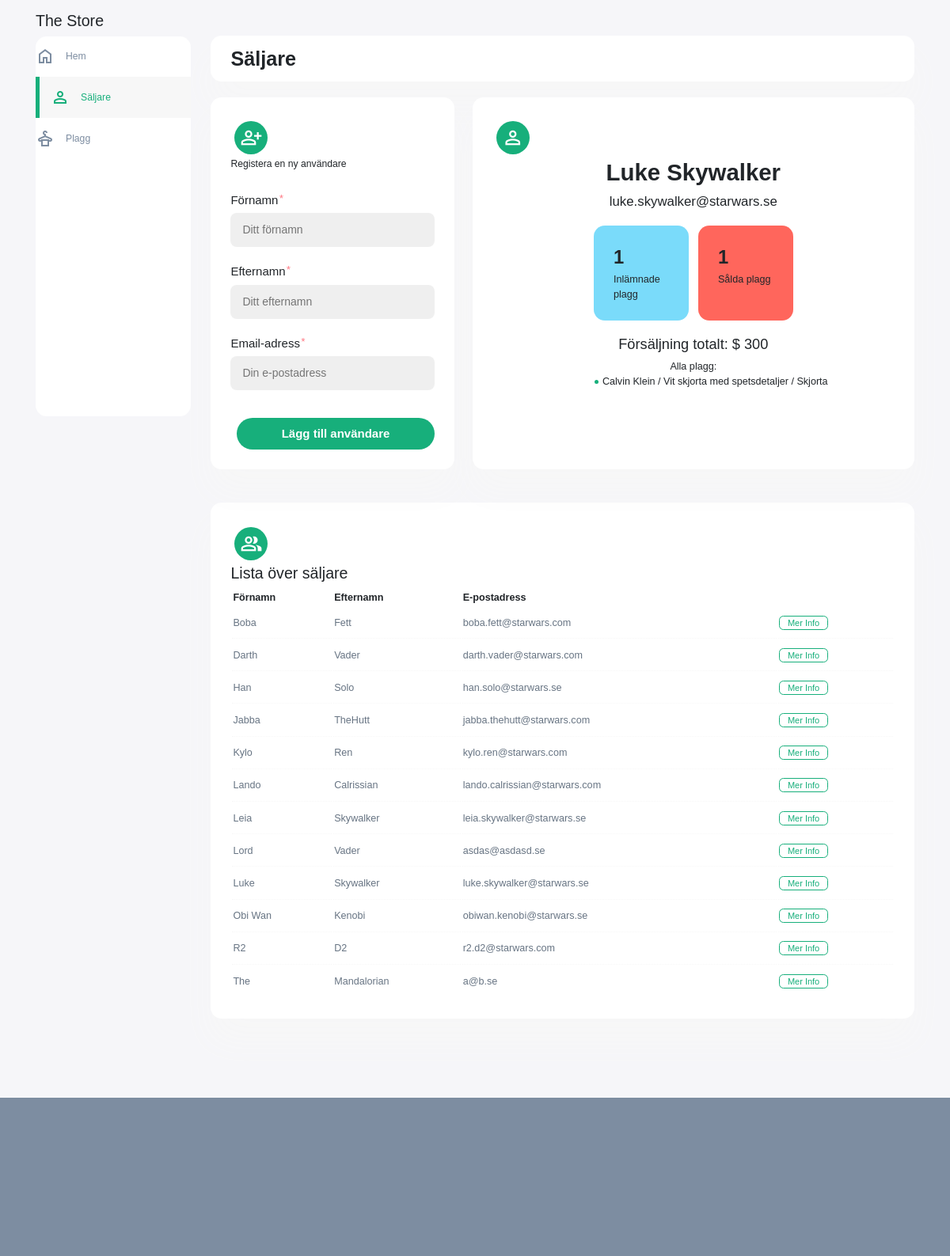
Screenshot of /sellers.php?id=1 with the database file from the repository.
### tables this page shows
CREATE TABLE `sellers` (
  `id` int(11) NOT NULL,
  `sellers_firstname` varchar(32) NOT NULL,
  `sellers_lastname` varchar(32) NOT NULL,
  `sellers_email_adress` varchar(75) NOT NULL,
  `sellers_image_id` int(11) DEFAULT '1',
  `sellers_created_date` datetime NOT NULL DEFAULT CURRENT_TIMESTAMP,
  `sellers_updated_date` datetime NOT NULL DEFAULT CURRENT_TIMESTAMP
);

CREATE TABLE `products` (
  `prod_id` int(11) NOT NULL,
  `prod_name` varchar(32) NOT NULL,
  `prod_description` varchar(100) NOT NULL,
  `type_id` int(11) NOT NULL,
  `brand_id` int(11) NOT NULL,
  `quality_id` int(11) NOT NULL,
  `size_id` int(11) NOT NULL,
  `color_id` int(11) NOT NULL,
  `seller_id` int(11) NOT NULL,
  `prod_submission_date` datetime NOT NULL DEFAULT CURRENT_TIMESTAMP,
  `prod_sales_date` datetime DEFAULT NULL,
  `prod_price` int(11) NOT NULL,
  `is_sold` tinyint(1) NOT NULL DEFAULT '0'
);

CREATE TABLE `product_types` (
  `product_type_id` int(11) NOT NULL,
  `product_type_name` varchar(32) NOT NULL,
  `product_type_created_date` datetime NOT NULL DEFAULT CURRENT_TIMESTAMP,
  `product_type_updated_date` datetime NOT NULL DEFAULT CURRENT_TIMESTAMP
);

### sellers.php (called while the page is built)
<?php
    require_once 'classes/seller/seller-view.php';
    require_once 'classes/seller/seller-model.php';
    require_once 'classes/seller/seller-collection.php';
    include 'partials/header.php';
    include 'partials/menu.php';
    include 'partials/seller-main.php';
include 'partials/footer.php';

### classes/db.php (called while the page is built, shortened)
<?php
class DB {
    public function __construct(PDO $pdo) {
        $this->pdo = $pdo;
    }
}

### classes/seller/seller-model.php (called while the page is built, shortened)
<?php
require_once(__DIR__.'/../db.php');
require_once 'seller.php';
require_once 'seller-collection.php';
class SellerModel extends DB {
    public function getAllTheSellers() {
        $sql =
        "SELECT sellers.id, sellers.sellers_firstname, sellers.sellers_lastname, sellers.sellers_email_adress FROM sellers
        ORDER BY sellers.sellers_firstname ASC";
        $statement = $this->pdo->prepare($sql);
        $statement->execute();
        $allSellers = $statement->fetchAll(PDO::FETCH_ASSOC);
        $SellerCollection = new SellerCollection();
        foreach($allSellers as $seller) {
            $newSeller = new Seller($seller['id'], $seller['sellers_firstname'], $seller['sellers_lastname'], $seller['sellers_email_adress']);
            $SellerCollection->addSeller($newSeller);
        }
        return $SellerCollection;
    }
    public function getSeller(int $m) {
        $sql =
        "SELECT sellers.id, sellers.sellers_firstname, sellers.sellers_lastname, sellers.sellers_email_adress FROM `sellers`
        WHERE sellers.id = {$m}";
        $statement = $this->pdo->prepare($sql);
        $statement->execute();
        $seller =  $statement->fetchAll(PDO::FETCH_ASSOC);
        $seller_id = $seller[0]['id'];
        $seller_firstname = $seller[0]['sellers_firstname'];
        $seller_lastname = $seller[0]['sellers_lastname'];
        $seller_email = $seller[0]['sellers_email_adress'];
        $selectedSeller = new Seller($seller_id, $seller_firstname, $seller_lastname, $seller_email);
        return $selectedSeller;
    }
    public function getSellersNumberOfGarmentsSubmitted(int $m) {
        $sql =
        "SELECT s.sellers_firstname, COUNT(s.id) FROM sellers AS s
        JOIN products AS p ON p.seller_id = s.id
        WHERE s.id = {$m}";
        $statement = $this->pdo->prepare($sql);
        $statement->execute();
        $fetchedData = $statement->fetchAll(PDO::FETCH_ASSOC);
        $numberOfGarments = $fetchedData[0]['COUNT(s.id)'];
        $value =  (int) $numberOfGarments;
        return $value;
    }
    public function getSellersNumbersOfSoldGarments(int $m) {
        $sql =
        "SELECT COUNT(s.id) FROM sellers AS s
        JOIN products AS p ON p.seller_id = s.id
        WHERE s.id = {$m} AND p.is_sold > 0";
        $statement = $this->pdo->prepare($sql);
        $statement->execute();
        $fetchedData = $statement->fetchAll(PDO::FETCH_ASSOC);
        $totalSoldGarments = $fetchedData[0]['COUNT(s.id)'];
        $value = (int) $totalSoldGarments;
        return $value;
    }
    public function getSellersTotalSaleOfSoldGarments(int $m) {
        $sql =
        "SELECT SUM(p.prod_price) FROM products AS p
        JOIN sellers AS s ON s.id = p.seller_id
        WHERE s.id = {$m} AND p.is_sold > 0";
        $statement = $this->pdo->prepare($sql);
        $statement->execute();
        $fetchedData = $statement->fetchAll(PDO::FETCH_ASSOC);
        $totalSaleAmount = $fetchedData[0]['SUM(p.prod_price)'];
        $value = (int) $totalSaleAmount;
        return $value;
    }
}

### classes/seller/seller.php (called while the page is built, shortened)
<?php
class Seller{
    private int $id;
    private $firstname;
    private $lastname;
    private $email;
    public function __construct(int $id, string $firstname, string $lastname, string $email) {
        $this->id = $id;
        $this->firstname = $firstname;
        $this->lastname = $lastname;
        $this->email = $email;
    }
    public function getId(): int {
        return $this->id;
    }
    public function getFirstname(): string {
        return $this->firstname;
    }
    public function getLastname(): string {
        return $this->lastname;
    }
    public function getEmail(): string {
        return $this->email;
    }
}

### classes/product/product-model.php (called while the page is built, shortened)
<?php
require_once(__DIR__.'/../db.php');
require_once 'product.php';
require_once 'product-collection.php';
class ProductModel extends DB {
    public function getAllProductsFromSeller(int $p) {
        $sql =
        "SELECT products.prod_id, products.prod_name, products.prod_description,
        product_types.product_type_name,
        product_brands.product_brand_name,
        product_sizes.product_size_name,
        product_colors.product_color_name,
        product_quality.product_quality_name,
        sellers.sellers_firstname,
        sellers.sellers_lastname,
        products.prod_price,
        products.is_sold FROM products
        JOIN product_types on products.type_id = product_types.product_type_id
        JOIN product_brands on products.brand_id = product_brands.product_brand_id
        JOIN product_sizes on products.size_id = product_sizes.product_size_id
        JOIN product_colors on products.color_id = product_colors.product_color_id
        JOIN product_quality on products.quality_id = product_quality.product_quality_id
        JOIN sellers on products.seller_id = sellers.id
        WHERE products.seller_id = {$p}";
        $statement = $this->pdo->prepare($sql);
        $statement->execute();
        $allProducts = $statement->fetchAll(PDO::FETCH_ASSOC);
        $ProductCollection = new ProductCollection();
        foreach($allProducts as $product) {
            $newProduct = new Product($product['prod_id'], $product['prod_name'], $product['prod_description'],
                                    $product['product_type_name'], $product['product_brand_name'], $product['product_size_name'],
                                    $product['product_color_name'], $product['product_quality_name'], $product['sellers_firstname'], $product['prod_price'], $product['is_sold']);
            $ProductCollection->addProduct($newProduct);
        }
        return$ProductCollection;
    }
}

### classes/product/product-collection.php (called while the page is built, shortened)
<?php
require_once 'product.php';
class ProductCollection {
    private $collection = [];
    public function addProduct(Product $p): void {
        array_push($this->collection, $p);
    }
    public function getAllProducts(): array {
        return $this->collection;
    }
}

### classes/product/product.php (called while the page is built, shortened)
<?php
class Product {
    private $name;
    private $description;
    private $type;
    public function __construct(int $id, string $name, string $description, string $type, string $brand, string $quality, string $size, string $color, string $seller, int $price, int $is_sold) {
        $this->name = $name;
        $this->description = $description;
        $this->type = $type;
    }
    public function getName(): string {
        return $this->name;
    }
    public function getDescription(): string {
        return $this->description;
    }
    public function getType(): string {
        return $this->type;
    }
}

### classes/seller/seller-collection.php (called while the page is built, shortened)
<?php
require_once 'seller.php';
class SellerCollection {
    private $collection = [];
    public function addSeller(Seller $s): void {
        array_push($this->collection, $s);
    }
    public function getAllSellers(): array {
        return $this->collection;
    }
}

### classes/seller/seller-view.php (the view, shortened to what this page needs)
<?php
require_once 'seller.php';
require_once 'seller-model.php';
class SellerView {
    public function renderSellerForTable(SellerCollection $sc): void {
        echo "
        <table>
        <thead>
            <tr>
                <th>Förnamn</th>
                <th>Efternamn</th>
                <th>E-postadress</th>
            </tr>
        </thead>
        <tbody>";
        foreach($sc->getAllSellers() as $seller) {
            echo "
            <tr>
                <td>{$seller->getFirstname()}</td>
                <td>{$seller->getLastName()}</td>
                <td>{$seller->getEmail()}</td>
               <td><a href='?id={$seller->getId()}' class='more-info-btn' id='more-info-btn'>Mer Info</a></td>
            </tr>
            ";
        }
        echo "</tbody></table>";
    }
}

### partials/seller-main.php (shortened to what this page needs)
<?php
require_once 'classes/seller/seller-view.php';
require_once 'classes/seller/seller-model.php';
require_once 'classes/product/product-model.php';
$pdo = require 'partials/connect.php';
$SellerModel = new SellerModel($pdo);
$ProductModel = new ProductModel($pdo);
$SellerView = new SellerView();
$sellers = $SellerModel->getAllTheSellers();
?>
<main>
    <section class="section-top">
        <div class="white-card">
            <h1>Säljare</h1>
        </div>
    </section>
    <section class="section-half">
        <div class="sales white-card">
            <span class="material-symbols-sharp icon-span">person_add</span>
            <?php
                include 'partials/seller-form.php';
            ?>
        </div>
        <div class="garments white-card">
            <span class="material-symbols-sharp icon-span">person</span>
            <?php
                if(isset($_GET['id'])) {
                    $id = (int) filter_var($_GET['id'], FILTER_SANITIZE_NUMBER_INT);
                    $single_seller = $SellerModel->getSeller($id);
                    $sellerNumberOfGarment = $SellerModel->getSellersNumberOfGarmentsSubmitted($id);
                    $sellerstotalSoldGarments = $SellerModel->getSellersNumbersOfSoldGarments($id);
                    $sellerstotalSumOfSales = $SellerModel->getSellersTotalSaleOfSoldGarments($id);
                    $listOfSellersGarments = $ProductModel->getAllProductsFromSeller($id);
                    echo "
                        <div class='user-card'>
                            <span class='avatar-icon'></span>
                            <h3 class='user-card-name'>{$single_seller->getFirstname()} {$single_seller->getLastname()}</h3>
                            <h3 class='user-card-email'>{$single_seller->getEmail()}</h3>
                            <div class='info-box-section'>
                                <div class='info-box box-left'>
                                    <h3 class='info-box-number'>{$sellerNumberOfGarment}</h3>
                                    <span class='info-text'>Inlämnade plagg</span>
                                </div>
                                <div class='info-box box-right'>
                                    <div class='info-box-number-group'>
                                        <h3 class='info-box-number'>{$sellerstotalSoldGarments}</h3>
                                    </div>
                                    <span class='info-text'>Sålda plagg</span>
                                </div>
                            </div>
                            <h3 class='user-card-sales'>Försäljning totalt: $ {$sellerstotalSumOfSales}</h3>
                            <li>Alla plagg: <li>
                            <ul>";
                                foreach ($listOfSellersGarments->getAllProducts() as $product) {
                                    echo "<li> {$product->getName()} / {$product->getDescription()} / {$product->getType()}</li>";
                                }
                    echo    "</ul>
                        </ul>
                    ";
                }
            ?>
        </div>
    </section>
    <section class="section-full">
        <span class="material-symbols-sharp icon-span">group</span>
        <h2>Lista över säljare</h2>
            <?php $SellerView->renderSellerForTable($sellers); ?>
    </section>
</main>

### rows the page displays
sellers: sellers_firstname "Luke", sellers_lastname "Skywalker", sellers_email_adress "luke.skywalker@starwars.se", id "1"
products: prod_name "Calvin Klein", prod_description "Vit skjorta med spetsdetaljer", type.product_type_name "Skjorta"
sellers: sellers_firstname "Boba", sellers_lastname "Fett", sellers_email_adress "boba.fett@starwars.com"
sellers: sellers_firstname "Darth", sellers_lastname "Vader", sellers_email_adress "darth.vader@starwars.com"
sellers: sellers_firstname "Han", sellers_lastname "Solo", sellers_email_adress "han.solo@starwars.se"
sellers: sellers_firstname "Jabba", sellers_lastname "TheHutt", sellers_email_adress "jabba.thehutt@starwars.com"
sellers: sellers_firstname "Kylo", sellers_lastname "Ren", sellers_email_adress "kylo.ren@starwars.com"
sellers: sellers_firstname "Lando", sellers_lastname "Calrissian", sellers_email_adress "lando.calrissian@starwars.com"
sellers: sellers_firstname "Leia", sellers_lastname "Skywalker", sellers_email_adress "leia.skywalker@starwars.se"
sellers: sellers_firstname "Lord", sellers_lastname "Vader", sellers_email_adress "asdas@asdasd.se"
sellers: sellers_firstname "Obi Wan", sellers_lastname "Kenobi", sellers_email_adress "obiwan.kenobi@starwars.se"
sellers: sellers_firstname "R2", sellers_lastname "D2", sellers_email_adress "r2.d2@starwars.com"
sellers: sellers_firstname "The", sellers_lastname "Mandalorian", sellers_email_adress "a@b.se"

### other values shown
$sellerstotalSumOfSales "300"
